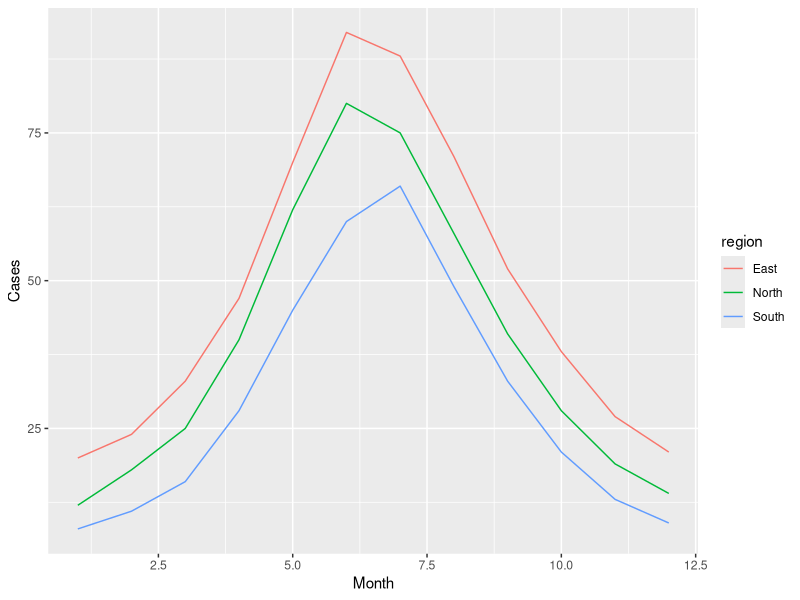

Here is the R script that generated this plot:
## ---- chunk 1
#| label: setup
#| include: false

# include: false -> this chunk runs, but neither the code nor its output
# appears in the rendered report.

library(readr)
library(dplyr)
library(ggplot2)
library(knitr)

cases <- read_csv("data/cases.csv", show_col_types = FALSE)
## ---- chunk 2
#| label: fig-cases
#| fig-cap: "TODO: write a caption"

ggplot(cases, aes(month, n, colour = region)) +
  geom_line() +
  labs(x = "Month", y = "Cases")
## ---- chunk 3
#| label: tbl-summary
#| tbl-cap: "TODO: write a caption"

cases |>
  group_by(region) |>
  summarise(total = sum(n), mean = round(mean(n), 1))
